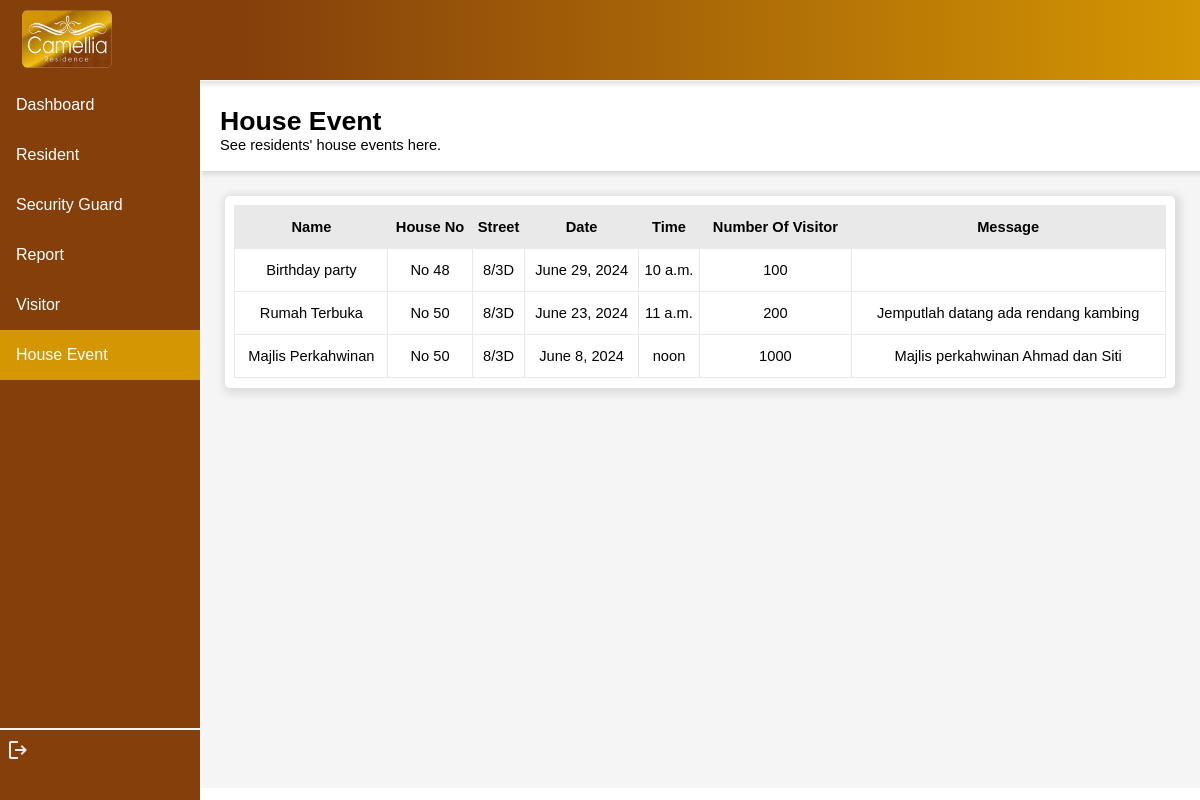
/camelliaresidence/adminevent/AD-01, run on the app's committed database.
### residentialvisitor/models.py (models this page shows)
class Event(models.Model):
    eventName = models.TextField(max_length=255)
    houseNo = models.CharField(max_length=6)
    street = models.CharField(max_length=30)
    address = models.CharField(max_length=255)
    date = models.DateField()
    time = models.TimeField()
    duration = models.CharField(max_length=5) #days example : 1 day, 3 days, 7 days
    numOfVisitor = models.IntegerField()
    message = models.TextField(max_length=255, null=True)
    resID = models.ForeignKey(Resident, on_delete=models.CASCADE, null=True)

### residentialvisitor/views.py (the view)
# urls.py: path('adminevent/<str:adminID>', views.admin_event, name='admin_event'),
def admin_event(request, adminID):
    myadmin = Admin.objects.get(adminID=adminID)
    myevent = Event.objects.all().order_by('-date').values()
    dict = {
        'myadmin':myadmin,
        'myevent':myevent,
    }
    return render(request, 'admin_event.html', dict)

### residentialvisitor/templates/admin_event.html (shortened to what this page needs)
<!DOCTYPE html>
<html lang="en">
<head>
</head>
<body>
    {% load static %}
    <header>
        <img src="{% static 'logo.png' %}" alt="" width="90px" height="58px" style="float: left; margin-left: 1%;">
    </header>
    <div class="sidenav">
        <a href="{% url 'admin_dashboard' myadmin.adminID %}" id="page">Dashboard</a>
        <a href="{% url 'admin_resident' myadmin.adminID %}" id="page">Resident</a>
        <a href="{% url 'admin_guard' myadmin.adminID %}" id="page">Security Guard</a>
        <a href="{% url 'admin_report' myadmin.adminID %}" id="page">Report</a>
        <a href="{% url 'admin_visitor' myadmin.adminID %}" id="page">Visitor</a>
        <a href="{% url 'admin_event' myadmin.adminID %}" class="active" id="page">House Event</a>
        <br>
        <hr>
        <a href="{% url 'guard_login' %}" style="margin-left: 3%;"><svg xmlns="http://www.w3.org/2000/svg" height="24px" viewBox="0 -960 960 960" width="24px" fill="#e8eaed"><path d="M200-120q-33 0-56.5-23.5T120-200v-560q0-33 23.5-56.5T200-840h280v80H200v560h280v80H200Zm440-160-55-58 102-102H360v-80h327L585-622l55-58 200 200-200 200Z"/></svg></a>
    </div>
    <div class="content">
        <div id="title">
            <p><span style="font-size: 20pt; font-weight: bold;">House Event <br></span>See residents' house events here.</p>
        </div>
        <div style="display: flex; margin: 1%; justify-content: center; height: max-content;">
            <div class="info" style="width: 100%; height: max-content;">
                <table>
                    <tr>
                        <th>Name</th>
                        <th>House No</th>
                        <th>Street</th>
                        <th>Date</th>
                        <th>Time</th>
                        <th>Number Of Visitor</th>
                        <th>Message</th>
                    </tr>
                    {% for x in myevent %}
                    <tr>
                        <td>{{x.eventName}}</td>
                        <td>{{x.houseNo}}</td>
                        <td>{{x.street}}</td>
                        <td>{{x.date}}</td>
                        <td>{{x.time}}</td>
                        <td>{{x.numOfVisitor}}</td>
                        <td>{{x.message}}</td>
                    </tr>
                    {% endfor %}
                </table>
        </div>
    </div>
</body>
</html>

### residentialvisitor/templates/admin_event.html (style rules this page uses)
body { margin: 0%; top: 0; font-family: Verdana, Geneva, Tahoma, sans-serif; }
header { background-image: linear-gradient(270deg, rgba(212, 150, 3, 1) 0%, rgba(132, 63, 11, 1) 80%); height: 70px; border-bottom: 1px solid whitesmoke; padding-top: 10px; padding-left: 10px; top: 0; position: sticky; background-color: white; box-shadow: 2px 4px 4px rgba(0, 0, 0, 0.1); }
.sidenav { height: 100%; width: 200px; position: fixed; z-index: 1; top: 80px; left: 0; background-color: #843F0B; overflow-x: hidden; }
.sidenav #page { display: block; color: white; padding: 16px; text-decoration: none; }
.sidenav #page.active { background-color: #d49603; color: white; }
div.content { margin-left: 200px; height: 707px; background-color: whitesmoke; font-size: 11pt; }
#title { background-color: white; box-shadow: 2px 4px 4px rgba(0, 0, 0, 0.1); height: 80px; padding-left: 2%; padding-top: 1%; }
.info { background-color: white; box-shadow: 2px 2px 8px 4px rgba(0, 0, 0, 0.1); border-radius: 5px; padding: 1%; margin: 1.5%; }
hr { border: 0.5px solid whitesmoke; margin-top: 330px; }
a { text-decoration: none; color: white; }
table,tr,th,td { border: rgb(233, 233, 233) solid 1px; border-collapse: collapse; width: 100%; }
tr,th,td { height: 40px; width: max-content; text-align: center; }
th { background-color: rgb(233, 233, 233); }

### data on the page
Event: eventName "Birthday party", houseNo "No 48", street "8/3D", date "June 29, 2024", time "10 a.m.", numOfVisitor "100"
Event: eventName "Rumah Terbuka", houseNo "No 50", street "8/3D", date "June 23, 2024", time "11 a.m.", numOfVisitor "200", message "Jemputlah datang ada rendang kambing"
Event: eventName "Majlis Perkahwinan", houseNo "No 50", street "8/3D", date "June 8, 2024", time "noon", numOfVisitor "1000", message "Majlis perkahwinan Ahmad dan Siti"
